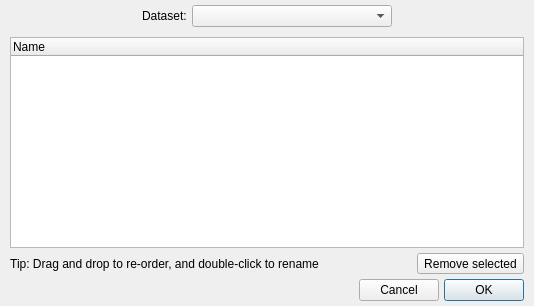
<?xml version="1.0" encoding="UTF-8"?>
<ui version="4.0">
 <class>Form</class>
 <widget class="QWidget" name="Form">
  <property name="geometry">
   <rect>
    <x>0</x>
    <y>0</y>
    <width>534</width>
    <height>306</height>
   </rect>
  </property>
  <property name="windowTitle">
   <string>Organize data components</string>
  </property>
  <layout class="QVBoxLayout" name="verticalLayout">
   <property name="spacing">
    <number>5</number>
   </property>
   <property name="leftMargin">
    <number>10</number>
   </property>
   <property name="topMargin">
    <number>5</number>
   </property>
   <property name="rightMargin">
    <number>10</number>
   </property>
   <property name="bottomMargin">
    <number>5</number>
   </property>
   <item>
    <layout class="QHBoxLayout" name="horizontalLayout_4">
     <item>
      <spacer name="horizontalSpacer_6">
       <property name="orientation">
        <enum>Qt::Horizontal</enum>
       </property>
       <property name="sizeHint" stdset="0">
        <size>
         <width>40</width>
         <height>20</height>
        </size>
       </property>
      </spacer>
     </item>
     <item>
      <widget class="QLabel" name="label_3">
       <property name="font">
        <font>
         <weight>50</weight>
         <bold>false</bold>
        </font>
       </property>
       <property name="text">
        <string>Dataset:</string>
       </property>
      </widget>
     </item>
     <item>
      <widget class="QComboBox" name="combosel_data">
       <property name="minimumSize">
        <size>
         <width>200</width>
         <height>0</height>
        </size>
       </property>
       <property name="sizeAdjustPolicy">
        <enum>QComboBox::AdjustToMinimumContentsLength</enum>
       </property>
      </widget>
     </item>
     <item>
      <spacer name="horizontalSpacer_2">
       <property name="orientation">
        <enum>Qt::Horizontal</enum>
       </property>
       <property name="sizeHint" stdset="0">
        <size>
         <width>40</width>
         <height>20</height>
        </size>
       </property>
      </spacer>
     </item>
    </layout>
   </item>
   <item>
    <spacer name="verticalSpacer">
     <property name="orientation">
      <enum>Qt::Vertical</enum>
     </property>
     <property name="sizeType">
      <enum>QSizePolicy::Fixed</enum>
     </property>
     <property name="sizeHint" stdset="0">
      <size>
       <width>10</width>
       <height>5</height>
      </size>
     </property>
    </spacer>
   </item>
   <item>
    <widget class="ComponentTreeWidget" name="list_main_components">
     <property name="dragDropMode">
      <enum>QAbstractItemView::InternalMove</enum>
     </property>
     <column>
      <property name="text">
       <string>Name</string>
      </property>
     </column>
    </widget>
   </item>
   <item>
    <layout class="QHBoxLayout" name="horizontalLayout_3">
     <item>
      <widget class="QLabel" name="label_6">
       <property name="text">
        <string>Tip: Drag and drop to re-order, and double-click to rename</string>
       </property>
       <property name="alignment">
        <set>Qt::AlignCenter</set>
       </property>
      </widget>
     </item>
     <item>
      <spacer name="horizontalSpacer_5">
       <property name="orientation">
        <enum>Qt::Horizontal</enum>
       </property>
       <property name="sizeHint" stdset="0">
        <size>
         <width>40</width>
         <height>20</height>
        </size>
       </property>
      </spacer>
     </item>
     <item>
      <widget class="QToolButton" name="button_remove_main">
       <property name="text">
        <string>Remove selected</string>
       </property>
      </widget>
     </item>
    </layout>
   </item>
   <item>
    <layout class="QHBoxLayout" name="horizontalLayout_2">
     <item>
      <widget class="QLabel" name="label_status">
       <property name="text">
        <string/>
       </property>
       <property name="alignment">
        <set>Qt::AlignCenter</set>
       </property>
      </widget>
     </item>
     <item>
      <spacer name="horizontalSpacer">
       <property name="orientation">
        <enum>Qt::Horizontal</enum>
       </property>
       <property name="sizeHint" stdset="0">
        <size>
         <width>40</width>
         <height>20</height>
        </size>
       </property>
      </spacer>
     </item>
     <item>
      <widget class="QPushButton" name="button_cancel">
       <property name="text">
        <string>Cancel</string>
       </property>
      </widget>
     </item>
     <item>
      <widget class="QPushButton" name="button_ok">
       <property name="text">
        <string>OK</string>
       </property>
       <property name="default">
        <bool>true</bool>
       </property>
      </widget>
     </item>
    </layout>
   </item>
  </layout>
 </widget>
 <customwidgets>
  <customwidget>
   <class>ComponentTreeWidget</class>
   <extends>QTreeWidget</extends>
   <header>glue.dialogs.common.qt.component_tree_widget</header>
  </customwidget>
 </customwidgets>
 <resources/>
 <connections/>
</ui>
